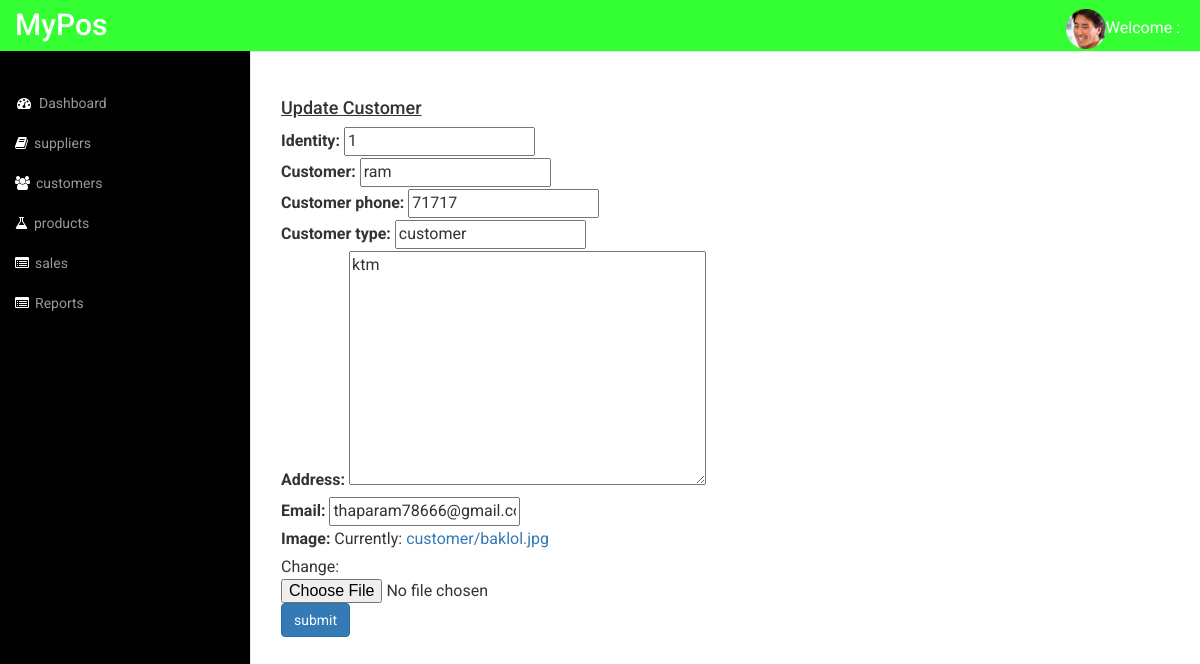
The page /customer/update/1/ on the database as committed earlier.
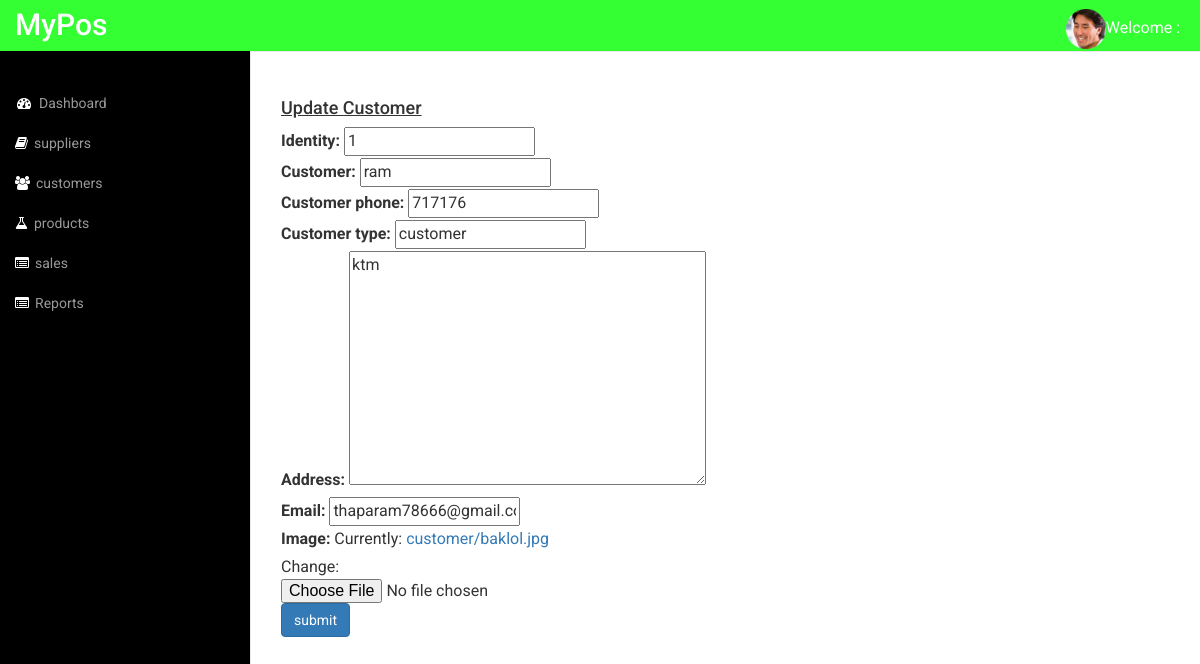
The same page on the database as committed later.
### posapp/models.py (models this page shows, shortened)
class Customer(models.Model):
    identity = models.IntegerField(primary_key=True)
    customer = models.CharField(max_length=20)
    customer_phone = models.IntegerField(blank=True, null=True)
    customer_type=models.CharField(max_length=200, default='customer', blank=True, null=True)
    address = models.TextField(max_length=500, blank=True,null=True)
    email = models.EmailField(max_length=100,unique=True)
    image = models.ImageField(upload_to='customer')

### posapp/views.py (the view)
class CustomerUpdateView(UpdateView):
    template_name = 'customer/customerupdate.html'
    model = Customer
    form_class = CustomerForm
    success_url = reverse_lazy("posapp:customerlist")

### posapp/forms.py
class CustomerForm(forms.ModelForm):
    class Meta:
        model = Customer
        fields = '__all__'

### templates/customer/customerupdate.html (shortened to what this page needs)
{% extends 'admintemplates/adminbase.html' %}
{% load static %}
{% block content %}
<div class="container">
    <br>
	<br>
	<div class="row col-1 container">
		<div class="col-md-12">
			<h4><u>Update Customer</u></h4>
			<form method="post" enctype="multipart/form-data">
				{{form.as_p}}
				<button class="btn btn-primary">submit</button>
			</form>
		</div>
		<br>
	</div>
</div>
{% endblock %}

Rows that differ between the two databases and show on the page:
changed Customer "ram": customer_phone "71717" → "717176"
